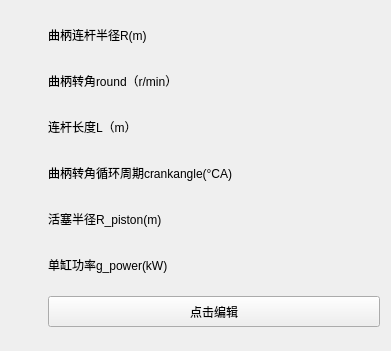
    <widget class="CardWidget" name="CardWidget_151">
     <property name="geometry">
      <rect>
       <x>100</x>
       <y>170</y>
       <width>391</width>
       <height>351</height>
      </rect>
     </property>
     <property name="minimumSize">
      <size>
       <width>0</width>
       <height>0</height>
      </size>
     </property>
     <layout class="QGridLayout" name="gridLayout_85">
      <item row="0" column="0">
       <widget class="IconWidget" name="IconWidget_530">
        <property name="minimumSize">
         <size>
          <width>31</width>
          <height>31</height>
         </size>
        </property>
        <property name="maximumSize">
         <size>
          <width>31</width>
          <height>31</height>
         </size>
        </property>
       </widget>
      </item>
      <item row="1" column="0">
       <widget class="IconWidget" name="IconWidget_531">
        <property name="minimumSize">
         <size>
          <width>31</width>
          <height>31</height>
         </size>
        </property>
        <property name="maximumSize">
         <size>
          <width>31</width>
          <height>31</height>
         </size>
        </property>
       </widget>
      </item>
      <item row="5" column="1">
       <widget class="SubtitleLabel" name="SubtitleLabel_645">
        <property name="minimumSize">
         <size>
          <width>300</width>
          <height>28</height>
         </size>
        </property>
        <property name="maximumSize">
         <size>
          <width>451</width>
          <height>28</height>
         </size>
        </property>
        <property name="text">
         <string>单缸功率g_power(kW)</string>
        </property>
       </widget>
      </item>
      <item row="5" column="0">
       <widget class="IconWidget" name="IconWidget_532">
        <property name="minimumSize">
         <size>
          <width>31</width>
          <height>31</height>
         </size>
        </property>
        <property name="maximumSize">
         <size>
          <width>31</width>
          <height>31</height>
         </size>
        </property>
       </widget>
      </item>
      <item row="3" column="1">
       <widget class="SubtitleLabel" name="SubtitleLabel_646">
        <property name="minimumSize">
         <size>
          <width>300</width>
          <height>28</height>
         </size>
        </property>
        <property name="maximumSize">
         <size>
          <width>451</width>
          <height>28</height>
         </size>
        </property>
        <property name="text">
         <string>曲柄转角循环周期crankangle(°CA)</string>
        </property>
       </widget>
      </item>
      <item row="3" column="0">
       <widget class="IconWidget" name="IconWidget_533">
        <property name="minimumSize">
         <size>
          <width>31</width>
          <height>31</height>
         </size>
        </property>
        <property name="maximumSize">
         <size>
          <width>31</width>
          <height>31</height>
         </size>
        </property>
       </widget>
      </item>
      <item row="2" column="0">
       <widget class="IconWidget" name="IconWidget_534">
        <property name="minimumSize">
         <size>
          <width>31</width>
          <height>31</height>
         </size>
        </property>
        <property name="maximumSize">
         <size>
          <width>31</width>
          <height>31</height>
         </size>
        </property>
       </widget>
      </item>
      <item row="0" column="1">
       <widget class="SubtitleLabel" name="SubtitleLabel_647">
        <property name="minimumSize">
         <size>
          <width>300</width>
          <height>28</height>
         </size>
        </property>
        <property name="maximumSize">
         <size>
          <width>451</width>
          <height>28</height>
         </size>
        </property>
        <property name="text">
         <string>曲柄连杆半径R(m)</string>
        </property>
       </widget>
      </item>
      <item row="4" column="0">
       <widget class="IconWidget" name="IconWidget_535">
        <property name="minimumSize">
         <size>
          <width>31</width>
          <height>31</height>
         </size>
        </property>
        <property name="maximumSize">
         <size>
          <width>31</width>
          <height>31</height>
         </size>
        </property>
       </widget>
      </item>
      <item row="4" column="1">
       <widget class="SubtitleLabel" name="SubtitleLabel_648">
        <property name="minimumSize">
         <size>
          <width>300</width>
          <height>28</height>
         </size>
        </property>
        <property name="maximumSize">
         <size>
          <width>451</width>
          <height>28</height>
         </size>
        </property>
        <property name="text">
         <string>活塞半径R_piston(m)</string>
        </property>
       </widget>
      </item>
      <item row="1" column="1">
       <widget class="SubtitleLabel" name="SubtitleLabel_649">
        <property name="minimumSize">
         <size>
          <width>300</width>
          <height>28</height>
         </size>
        </property>
        <property name="maximumSize">
         <size>
          <width>451</width>
          <height>28</height>
         </size>
        </property>
        <property name="text">
         <string>曲柄转角round（r/min）</string>
        </property>
       </widget>
      </item>
      <item row="2" column="1">
       <widget class="SubtitleLabel" name="SubtitleLabel_650">
        <property name="minimumSize">
         <size>
          <width>300</width>
          <height>28</height>
         </size>
        </property>
        <property name="maximumSize">
         <size>
          <width>451</width>
          <height>28</height>
         </size>
        </property>
        <property name="text">
         <string>连杆长度L（m）</string>
        </property>
       </widget>
      </item>
      <item row="6" column="1">
       <widget class="PrimaryPushButton" name="PrimaryPushButton_74">
        <property name="sizePolicy">
         <sizepolicy hsizetype="Preferred" vsizetype="Preferred">
          <horstretch>0</horstretch>
          <verstretch>0</verstretch>
         </sizepolicy>
        </property>
        <property name="maximumSize">
         <size>
          <width>16777215</width>
          <height>31</height>
         </size>
        </property>
        <property name="text">
         <string>点击编辑</string>
        </property>
       </widget>
      </item>
     </layout>
    </widget>
